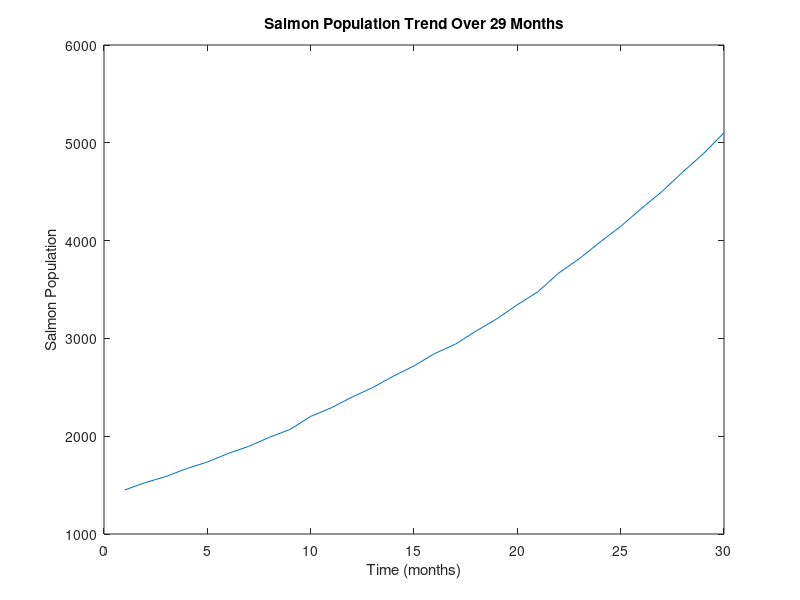

Write the MATLAB code that produced this figure.
clear; clc;

birth = 0.0725; % Birth rate 
death = 0.0325; % Death rate 
deltat = 1; % Time step is 1 month
P = 1450; % Initial population
population_trend = P;

for t = 1:29
 P = P + deltat * (birth - death) * P;
 P = P + 18; % Add lab-bred salmons monthly
if mod(t, 12) == 9
 P = P + 33; % Add salmons every September
end
 if mod(t, 2) == 0
 P = P - 17; 
 end
if t == 16
 P = P - 19; % disease on the 16th month
end

P = floor(P);
population_trend(end+1) = P;
end

disp(population_trend);

plot(population_trend);
xlabel('Time (months)');
ylabel('Salmon Population');
title('Salmon Population Trend Over 29 Months');